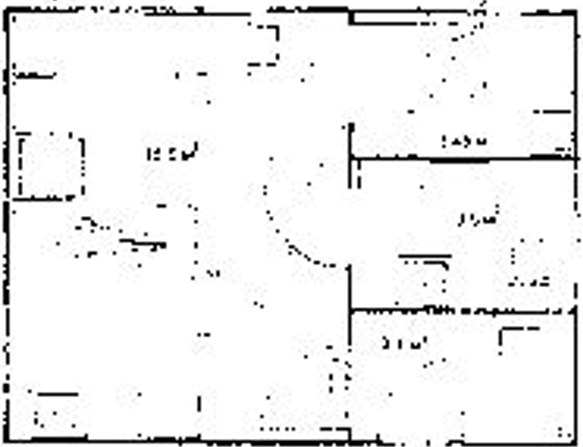
#> input picture homework/homework5/map.pgm, 583 x 447 px
$ jupyter execute homework5.ipynb   (shell and % lines are left out)
#> lines starting #> are read from the running program, lines starting #| are printed output that depends on the picture
[cell 1]
def hough_line(img):
    # Rho and Theta ranges
    thetas = np.deg2rad(np.arange(-90.0, 90.0))
    width, height = img.shape
    diag_len = int(round(math.sqrt(width * width + height * height)))  # max_dist
    rhos = np.linspace(-diag_len, diag_len, diag_len * 2)

    # Cache some resuable values
    cos_t = np.cos(thetas)
    sin_t = np.sin(thetas)
    num_thetas = len(thetas)

    # Hough accumulator array of theta vs rho
    accumulator = np.zeros((2 * diag_len, num_thetas), dtype=np.uint8)
    y_idxs, x_idxs = np.nonzero(img)  # (row, col) indexes to edges

    # Vote in the hough accumulator
    for i in range(len(x_idxs)):
        x = x_idxs[i]
        y = y_idxs[i]

        for t_idx in range(num_thetas):
            # Calculate rho. diag_len is added for a positive index
            rho = round(x * cos_t[t_idx] + y * sin_t[t_idx]) + diag_len
            accumulator[rho, t_idx] += 1

    return accumulator, thetas, rhos


def show_hough_line(data, accumulator, thetas, rhos):
    import matplotlib.pyplot as plt

    fig, ax = plt.subplots(1, 2, figsize=(10, 10))

    ax[0].imshow(data, cmap=plt.cm.gray)
    ax[0].set_title('Input image')
    ax[0].axis('image')

    ax[1].imshow(
        accumulator, cmap='jet',
        extent=[np.rad2deg(thetas[-1]), np.rad2deg(thetas[0]), rhos[-1], rhos[0]])
    ax[1].set_aspect('equal', adjustable='box')
    ax[1].set_title('Hough transform')
    ax[1].set_xlabel('Angles (degrees)')
    ax[1].set_ylabel('Distance (pixels)')
    ax[1].axis('image')
    plt.show()

[cell 2]
import numpy as np
from matplotlib import pyplot as plt
from skimage.measure import LineModelND, ransac
import math
import cv2

rng = np.random.default_rng()

# generate coordinates of line
x = np.arange(-200, 200)
y = 0.5*x
data = np.column_stack([x, y])

img = cv2.imread('map.pgm')
#> img is the input picture: shape (447, 583, 3); min 0, max 255, mean 238.7
drawing = np.zeros(img.shape[:], dtype=np.uint8)
gray = cv2.cvtColor(img, cv2.COLOR_BGR2GRAY)
edges = cv2.Canny(gray, 50, 200)
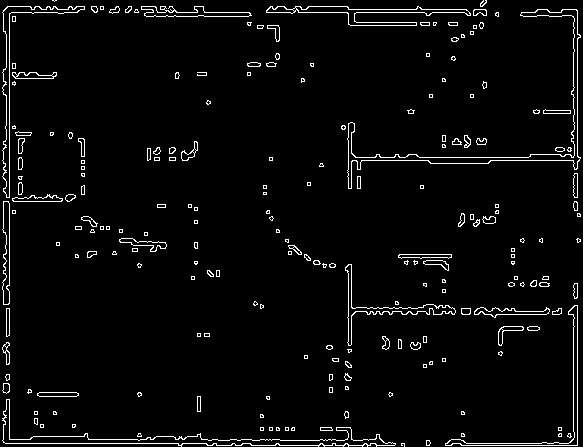
#> edges: shape (447, 583); 3.6% white in thin lines or dots

accumulator, thetas, rhos = hough_line(edges)
#> in hough_line, `y_idxs, x_idxs = np.nonzero(img)`: y_idxs = 9432 values from 0 to 446; x_idxs = 9432 values, max 580 at index 1694, min 2 at index 635, mean 300.3
#> the loop in hough_line, `for i in range(len(x_idxs)):` made 9432 passes
#> (x, y) on passes 1 to 3: (52, 0), (53, 0), (55, 0)
#> after the loop in hough_line, `for i in range(len(x_idxs)):`:
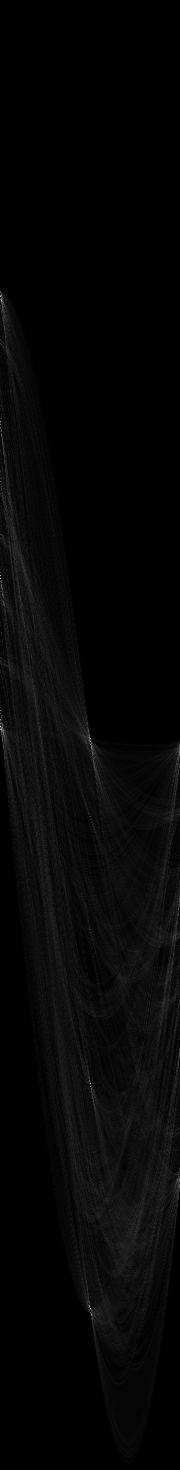
#> accumulator: shape (1470, 180); min 0, max 253, mean 6.4
#> thetas = 180 values from -1.57 to 1.55; rhos = 1470 values from -735 to 735
show_hough_line(edges, accumulator, thetas, rhos)
#> in show_hough_line, `plt.show()`:
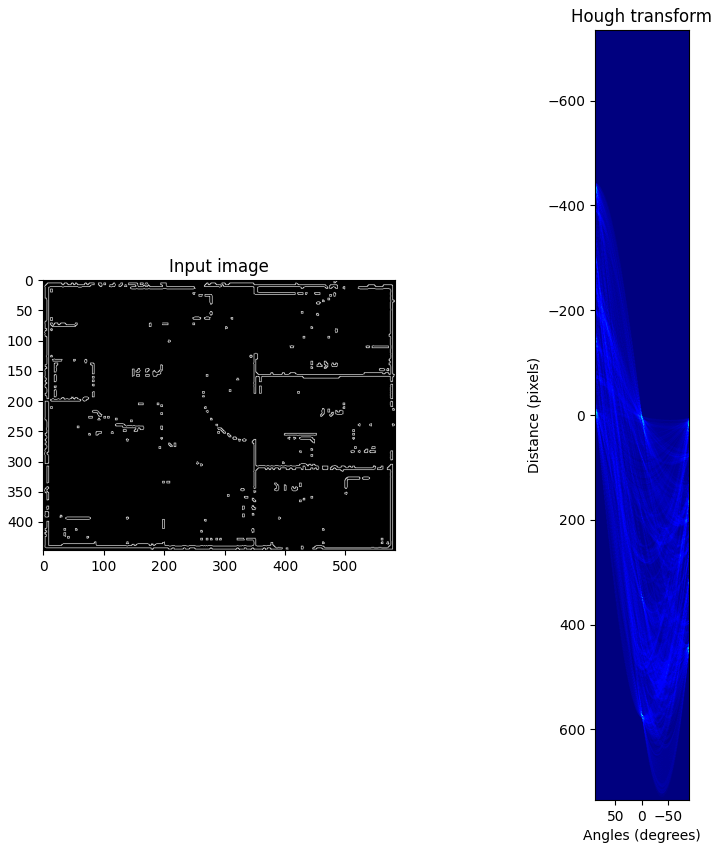
#> figure drawn by matplotlib, 2 panels

[cell 3]
# Detect points that form a line
lines = cv2.HoughLinesP(edges, 0.5, np.pi / 180, threshold=30, minLineLength=5, maxLineGap=10)
#> lines = 103 rows, first 6: [577, 216, 577, 10], [445, 445, 577, 445], [9, 443, 9, 6], [266, 12, 498, 12], [5, 443, 216, 443], [31, 9, 174, 9]
# Draw lines on the image
for line in lines:
    x1, y1, x2, y2 = line[0]
    cv2.line(img, (x1, y1), (x2, y2), (255, 0, 0), 3)
#> this loop made 103 passes
#> (x1, y1, x2, y2) on passes 1 to 12: (577, 216, 577, 10), (445, 445, 577, 445), (9, 443, 9, 6), (266, 12, 498, 12), (5, 443, 216, 443), (31, 9, 174, 9), (3, 304, 3, 254), (573, 143, 573, 9), (6, 67, 6, 34), (348, 389, 348, 264), (490, 160, 579, 160), (7, 6, 55, 6)
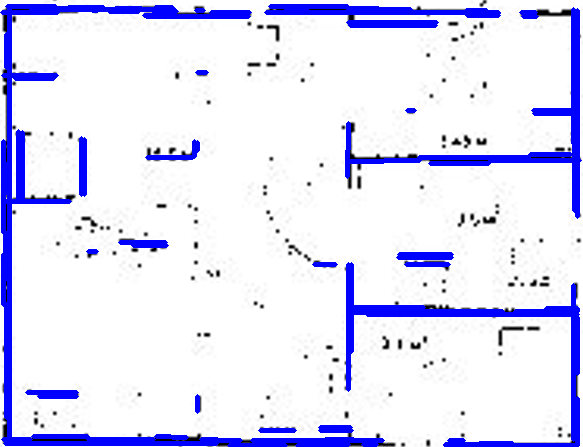
#> img: shape (447, 583, 3); mean B, G, R 249.4, 224.7, 224.7
# Show result
cv2.imshow("Result Image", img)
cv2.waitKey()
#> Out = 27
